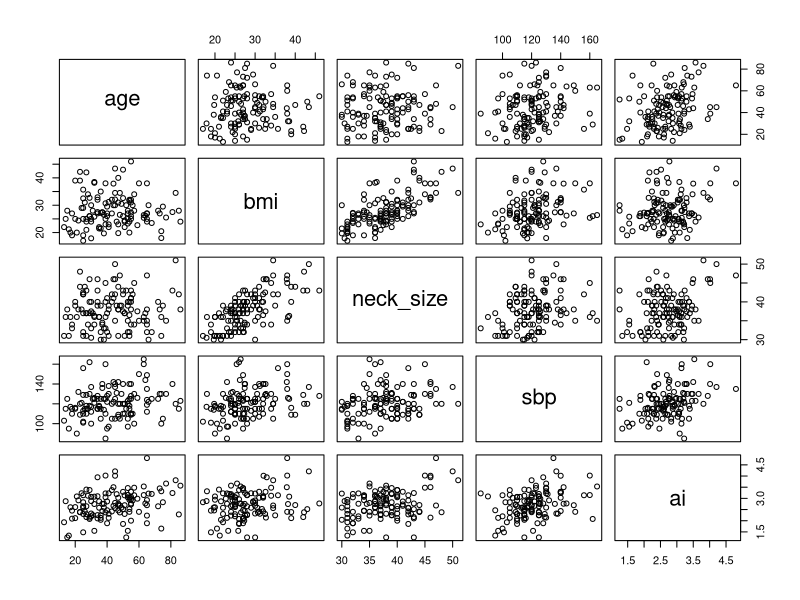
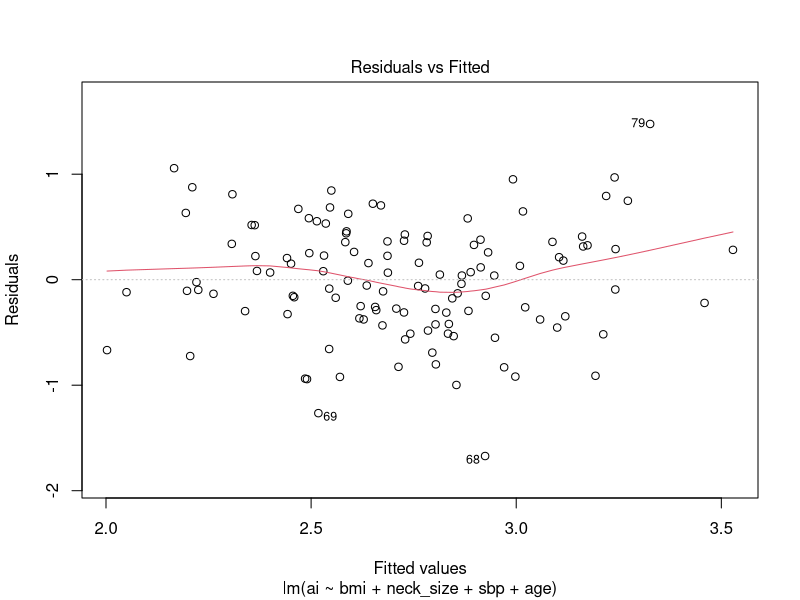
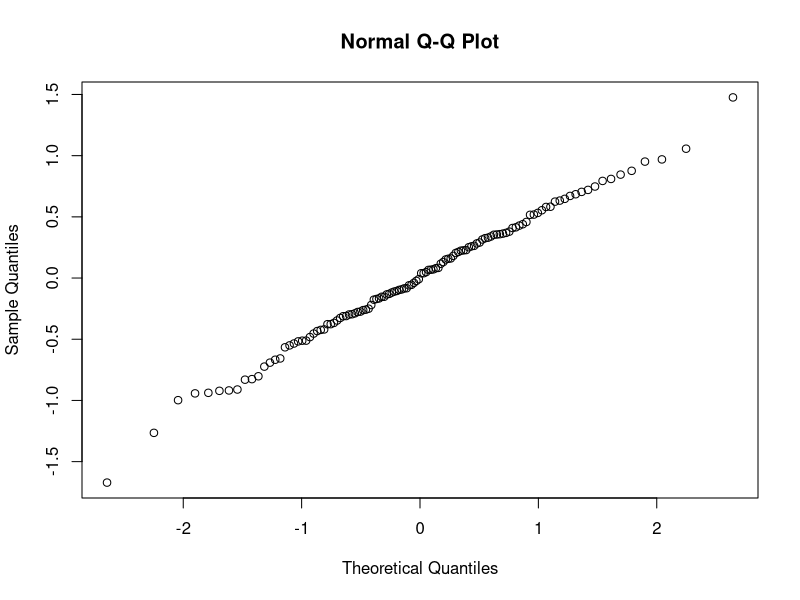
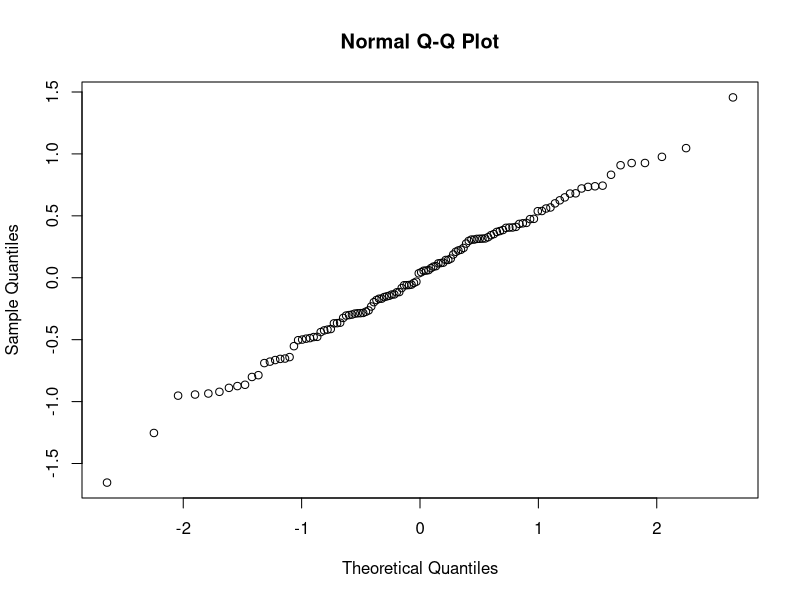
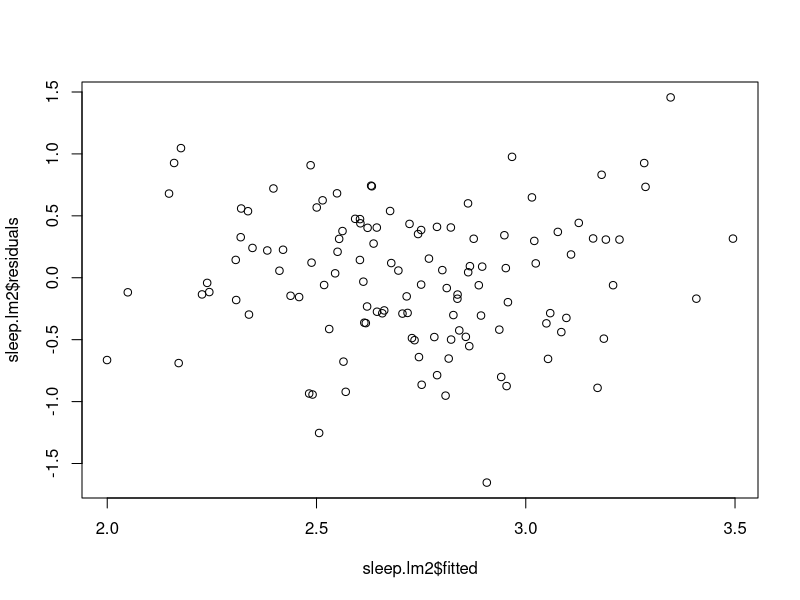
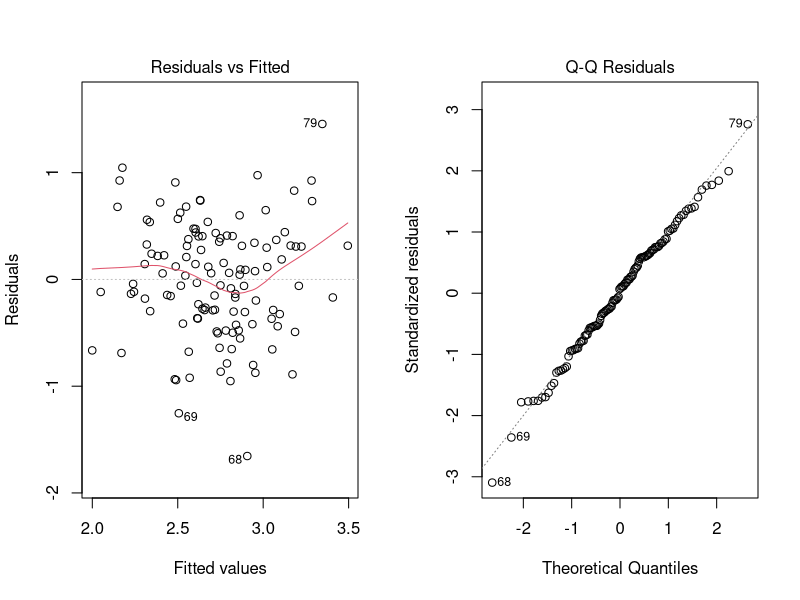

The R source for these figures, in order:
## ---- chunk 1
## loading all necessary libraries
library(ggplot2)
library(dplyr)
## ---- chunk 2
## loading both datasets
energy <- read.csv("data/energy.csv")
sleep <- read.csv("data/sleep.csv")
## ---- chunk 3
pairs(sleep)
## ---- chunk 4
sleep.lm <- lm(ai ~ bmi + neck_size + sbp + age, data = sleep)
sleep.lm
## ---- chunk 5
confint(sleep.lm, "neck_size", level = 0.95)
## ---- chunk 6
summary(sleep.lm)
## ---- chunk 7
anova(sleep.lm)
## ---- chunk 8
summary(sleep.lm)$fstatistic
## ---- chunk 9
plot(sleep.lm, which = 1:1)
## ---- chunk 10
qqnorm(sleep.lm$residuals)
## ---- chunk 11
summary(sleep.lm)$adj.r.squared
## ---- chunk 12
summary(sleep.lm)
## ---- chunk 13
sleep.lm2 <- lm(ai ~ age + neck_size + sbp, data = sleep)
summary(sleep.lm2)
## ---- chunk 14
qqnorm(sleep.lm2$residuals)
## ---- chunk 15
plot(sleep.lm2$fitted, sleep.lm2$residuals)
## ---- chunk 16
par(mfrow = c(1,2))
plot(sleep.lm2, which = 1:2)
## ---- chunk 17
summary(sleep.lm)$r.squared
summary(sleep.lm)$adj.r.squared
## ---- chunk 18
summary(sleep.lm2)$r.squared
summary(sleep.lm2)$adj.r.squared
